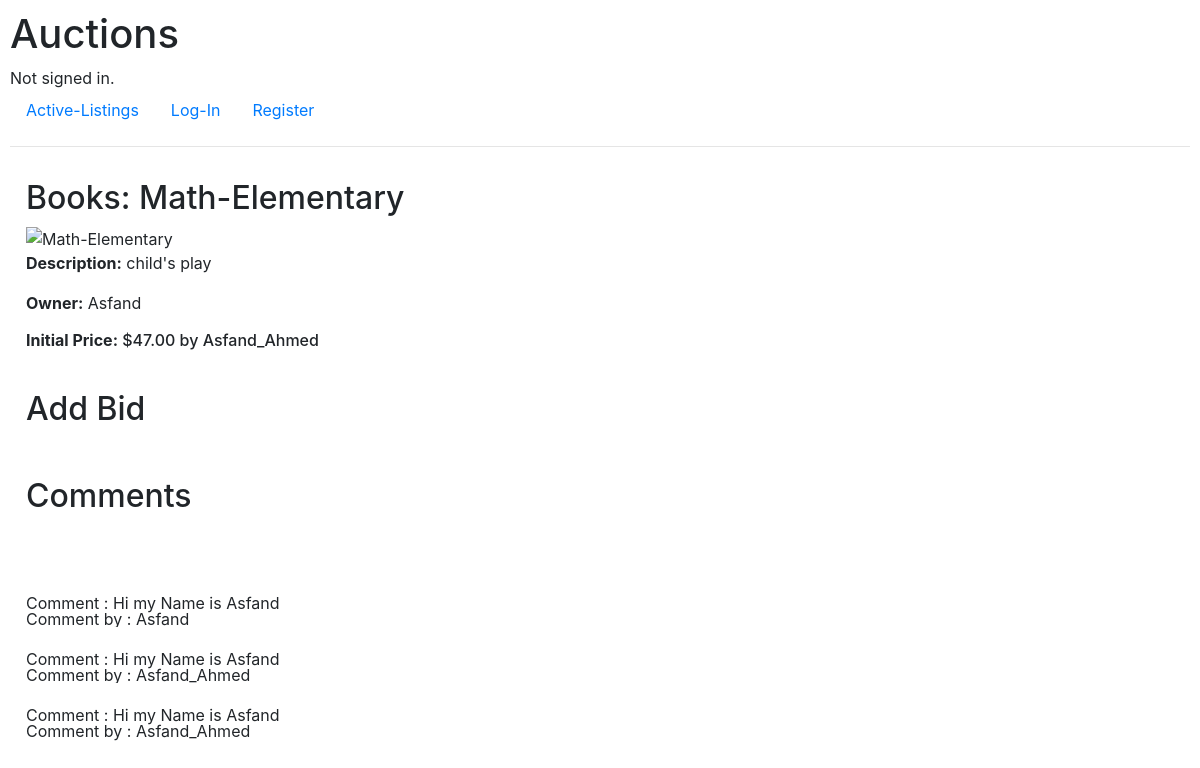
Screenshot of /listing/7 with the database file from the repository.
### auctions/models.py (models this page shows, shortened)
class Listing(models.Model):
    title = models.CharField(max_length=30)
    imageurl = models.CharField(max_length=1000)
    price = models.ForeignKey("Bit", on_delete=models.CASCADE, blank=True, null=True, related_name="bidprice")
    description = models.CharField(max_length= 500)
    isActive = models.BooleanField(default=True)
    owner = models.ForeignKey(User, on_delete=models.CASCADE, blank=True, related_name="user")
    Category = models.ForeignKey(Category, on_delete=models.CASCADE, blank=True, null=True, related_name="category")
    watchlist = models.ManyToManyField(User, blank=True, related_name="listingWatchList")

class User(AbstractUser):
    pass

class Bit(models.Model):
    author = models.ForeignKey(User, on_delete=models.CASCADE, blank=True, null=True, related_name="userbit")
    listing = models.ForeignKey("Listing", on_delete=models.CASCADE, related_name="bids")
    bit = models.FloatField(max_length= 500)
    def __str__(self):
        return f"${self.bit:.2f} by {self.author}"

class Comment(models.Model):
    author = models.ForeignKey(User, on_delete=models.CASCADE, blank=True, null=True, related_name="userComment")
    listing = models.ForeignKey(Listing, on_delete=models.CASCADE, blank=True, null=True, related_name="listingComment")
    comment = models.CharField(max_length= 200)

### auctions/views.py (the view)
# urls.py: path("listing/<int:id>", views.listing, name="listing"),
def listing(request, id):
    listingData = Listing.objects.get(pk=id)
    allbits = Bit.objects.filter(listing=listingData)
    allcomments = Comment.objects.filter(listing = listingData)
    isOwner = request.user.username == listingData.owner.username
    if request.user.is_authenticated:
        isListingInWatchList = request.user in listingData.watchlist.all()
    else:
        isListingInWatchList = False
    return render(request, "auctions/listing.html", {
            "listing": listingData,
            "isListingInWatchList": isListingInWatchList,
            "allbits": allbits,
            "allcomments": allcomments,
            "isOwner": isOwner
    })

### auctions/templates/auctions/listing.html (shortened to what this page needs)
{% extends "auctions/layout.html" %}
{% block body %}
<div style="padding: 1rem;">
    <h2>Books: {{ listing.title }}</h2>
    <img src="{{ listing.imageurl }}" alt="{{ listing.title }}" height="400px">
    <p><strong>Description:</strong> {{ listing.description }}</p>
    <p><strong>Owner:</strong> {{ listing.owner }}</p>
    <h6><strong>Initial Price:</strong> {{ listing.price }}</h6>
</div>
<div style="padding: 1rem;">
    <h2 style="margin-bottom: 1rem;">Add Bid</h2>
</div>
<div style="padding: 1rem;">
    <h2 style="margin-bottom: 1rem;">Comments</h2>
</div>
<br>
<ul class="list-group">
    {% for comment in allcomments %}
    <li class="list-group-item" style="padding: 1.5rem 1rem 0 1rem; border: none;">
        <div style="line-height: 1;">
            <div>Comment : {{ comment.comment }}</div>
            <div>Comment by : {{ comment.author }}</div>
        </div>
    </li>
    {% endfor %}
</ul>
{% endblock %}

### auctions/static/auctions/styles.css (style rules this page uses)
body { padding: 10px; }

### rows the page displays
Listing: title "Math-Elementary", description "child's play", owner "Asfand", price "$47.00 by Asfand_Ahmed"
Comment: comment "Hi my Name is Asfand", author "Asfand"
Comment: comment "Hi my Name is Asfand", author "Asfand_Ahmed"
Comment: comment "Hi my Name is Asfand", author "Asfand_Ahmed"
